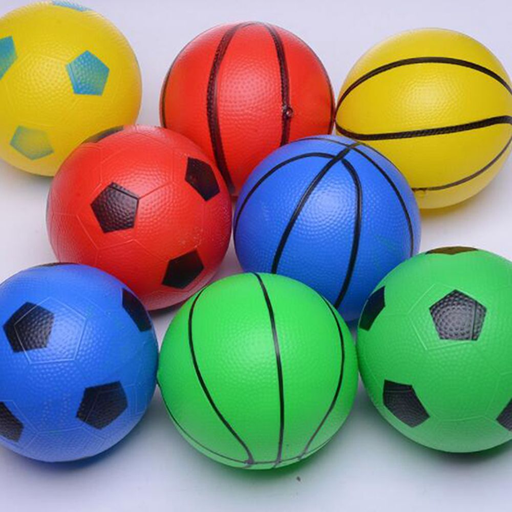
#> input picture test.png, 512 x 512 px
$ python -i feature_extractor.py   (imports and definitions only)   (older library calls are emulated)
#> lines starting #> are read from the running program, lines starting #| are printed output that depends on the picture
"""Feature extraction for LSB steganography detection on RGB images."""

from __future__ import annotations

import numpy as np
from scipy import stats as sp_stats
from skimage.feature import local_binary_pattern
from skimage.feature.texture import graycomatrix, graycoprops


class FeatureExtractor:
    """Extract compact RGB texture and LSB statistics for binary detection."""

    def __init__(
        self,
        lbp_radius: int = 1,
        lbp_n_points: int = 8,
        glcm_distances: list[int] | None = None,
        glcm_angles: list[float] | None = None,
        n_bins_hist: int = 32,
    ):
        self.lbp_radius = lbp_radius
        self.lbp_n_points = lbp_n_points
        self.glcm_distances = glcm_distances or [1, 2]
        self.glcm_angles = glcm_angles or [0, np.pi / 4, np.pi / 2, 3 * np.pi / 4]
        self.n_bins_hist = n_bins_hist

    def extract(self, img: np.ndarray) -> np.ndarray:
        img_rgb = self._ensure_rgb(img)
        features = [
            self._extract_lsb_header_features(img_rgb),
            self._extract_lsb_features(img_rgb),
        ]

        for channel_idx in range(3):
            features.append(self._extract_lbp_channel(img_rgb[:, :, channel_idx]))

        gray = self._rgb_to_gray(img_rgb)
        features.append(self._extract_glcm_channel(gray))
        features.append(self._extract_glcm_channel(img_rgb[:, :, 1]))

        for channel_idx in range(3):
            features.append(self._extract_histogram_channel(img_rgb[:, :, channel_idx]))

        features.append(self._extract_statistical_moments(img_rgb))
        out = np.concatenate(features).astype(np.float32)
        return np.nan_to_num(out, nan=0.0, posinf=0.0, neginf=0.0)

    def _extract_lsb_header_features(self, img_rgb: np.ndarray) -> np.ndarray:
        """Detect the 32-bit length header used by this app's LSB embedder."""
        flat_lsb = (img_rgb.reshape(-1) & 1).astype(np.uint8)
        if flat_lsb.size < 32:
            return np.zeros(4, dtype=np.float32)

        msg_len = 0
        for bit in flat_lsb[:32]:
            msg_len = (msg_len << 1) | int(bit)

        capacity = int(flat_lsb.size - 32)
        valid = 1.0 if 0 < msg_len <= capacity else 0.0
        normalized_len = min(msg_len, capacity) / max(capacity, 1)
        header_ones = float(flat_lsb[:32].mean())
        sample = flat_lsb[32 : min(flat_lsb.size, 544)]
        payload_ones = float(sample.mean()) if sample.size else 0.0
        return np.array([valid, normalized_len, header_ones, payload_ones], dtype=np.float32)

    def _extract_lsb_features(self, img_rgb: np.ndarray) -> np.ndarray:
        features = []
        for channel_idx in range(3):
            channel = img_rgb[:, :, channel_idx].astype(np.int32)
            lsb_plane = channel & 1
            n_pixels = lsb_plane.size
            n_ones = int(lsb_plane.sum())
            ratio = n_ones / max(n_pixels, 1)
            features.append(ratio)

            vals = channel.ravel()
            even_vals = vals[vals % 2 == 0]
            odd_vals = vals[vals % 2 == 1]
            bins = np.arange(0, 129)
            hist_even, _ = np.histogram(even_vals // 2, bins=bins)
            hist_odd, _ = np.histogram(odd_vals // 2, bins=bins)
            denom = hist_even + hist_odd + 1e-10
            chi2 = np.sum((hist_even - hist_odd) ** 2 / denom) / (128 * max(n_pixels, 1))
            features.append(float(chi2))

            features.append(float(np.var(lsb_plane.astype(np.float32))))
            flat = lsb_plane.ravel().astype(np.float32)
            if flat.size > 1 and np.std(flat[:-1]) > 0 and np.std(flat[1:]) > 0:
                autocorr = float(np.corrcoef(flat[:-1], flat[1:])[0, 1])
            else:
                autocorr = 0.0
            features.append(autocorr)

        return np.array(features, dtype=np.float32)

    def _extract_lbp_channel(self, channel: np.ndarray) -> np.ndarray:
        channel_u8 = self._to_uint8(channel)
        lbp = local_binary_pattern(
            channel_u8, self.lbp_n_points, self.lbp_radius, method="uniform"
        )
        n_bins = self.lbp_n_points + 2
        hist, _ = np.histogram(lbp.ravel(), bins=n_bins, range=(0, n_bins), density=True)
        return hist.astype(np.float32)

    def _extract_glcm_channel(self, channel: np.ndarray) -> np.ndarray:
        channel_u8 = self._to_uint8(channel)
        img_q = (channel_u8 // 4).astype(np.uint8)
        glcm = graycomatrix(
            img_q,
            distances=self.glcm_distances,
            angles=self.glcm_angles,
            levels=64,
            symmetric=True,
            normed=True,
        )
        features = []
        for prop in ["contrast", "correlation", "energy", "homogeneity"]:
            features.extend(graycoprops(glcm, prop).ravel().tolist())
        return np.array(features, dtype=np.float32)

    def _extract_histogram_channel(self, channel: np.ndarray) -> np.ndarray:
        channel_u8 = self._to_uint8(channel)
        hist, _ = np.histogram(
            channel_u8.ravel(), bins=self.n_bins_hist, range=(0, 256), density=True
        )
        return hist.astype(np.float32)

    def _extract_statistical_moments(self, img_rgb: np.ndarray) -> np.ndarray:
        features = []
        for channel_idx in range(3):
            ch = img_rgb[:, :, channel_idx].ravel().astype(np.float32)
            features.extend(
                [
                    float(ch.mean() / 255.0),
                    float(ch.std() / 255.0),
                    float(sp_stats.skew(ch)),
                    float(sp_stats.kurtosis(ch)),
                ]
            )
        return np.array(features, dtype=np.float32)

    def extract_batch(self, X: np.ndarray) -> np.ndarray:
        features = []
        for idx, img in enumerate(X, start=1):
            features.append(self.extract(img))
            if idx == 1 or idx % 100 == 0 or idx == len(X):
                print(f"  features extracted: {idx}/{len(X)}")
        return np.array(features, dtype=np.float32)

    @staticmethod
    def _ensure_rgb(img: np.ndarray) -> np.ndarray:
        if img.ndim == 2:
            img_u8 = FeatureExtractor._to_uint8(img)
            return np.stack([img_u8, img_u8, img_u8], axis=-1)
        if img.ndim == 3 and img.shape[2] == 3:
            return FeatureExtractor._to_uint8(img)
        raise ValueError(f"Unsupported image shape: {img.shape}")

    @staticmethod
    def _to_uint8(img: np.ndarray) -> np.ndarray:
        if img.dtype == np.uint8:
            return img
        if img.size and float(np.nanmax(img)) <= 1.0:
            return np.clip(img * 255, 0, 255).astype(np.uint8)
        return np.clip(img, 0, 255).astype(np.uint8)

    @staticmethod
    def _rgb_to_gray(img_rgb: np.ndarray) -> np.ndarray:
        return (
            0.299 * img_rgb[:, :, 0]
            + 0.587 * img_rgb[:, :, 1]
            + 0.114 * img_rgb[:, :, 2]
        ).clip(0, 255).astype(np.uint8)

>>> import cv2
>>> picture = cv2.imread('../test.png', cv2.IMREAD_GRAYSCALE)
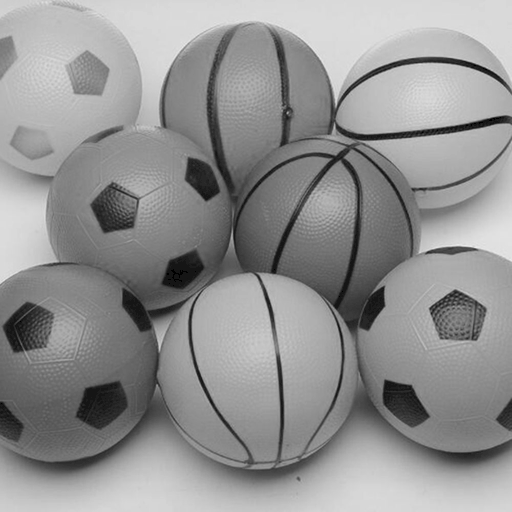
#> picture: shape (512, 512); min 0, max 235, mean 145.8
>>> result = FeatureExtractor().extract(picture)
#> the loop in _extract_lsb_header_features, `for bit in flat_lsb[:32]:` made 32 passes
#> (bit, msg_len) on passes 2 to 13: (0, 0), (0, 0), (0, 0), (0, 0), (0, 0), (0, 0), (0, 0), (0, 0), (0, 0), (0, 0), (0, 0), (0, 0)
#> msg_len on pass 1: 0
#> after the loop in _extract_lsb_header_features, `for bit in flat_lsb[:32]:`: msg_len = 14591
#> in _extract_lsb_header_features, `valid = 1.0 if 0 < msg_len <= capacity else 0.0`: valid = 1
#> in _extract_lsb_header_features, `normalized_len = min(msg_len, capacity) / max(capacity, 1)`: normalized_len = 0.0186
#> in _extract_lsb_header_features, `header_ones = float(flat_lsb[:32].mean())`: header_ones = 0.344
#> in _extract_lsb_header_features, `sample = flat_lsb[32 : min(flat_lsb.size, 544)]`: sample = 512 values, max 1 at index 0, min 0 at index 4, mean 0.611
#> in _extract_lsb_header_features, `payload_ones = float(sample.mean()) if sample.size else 0.0`: payload_ones = 0.611
#> in _extract_lsb_features, `features = []`: features = []
#> the loop in _extract_lsb_features, `for channel_idx in range(3):` made 3 passes
#> pass 1, in _extract_lsb_features, `lsb_plane = channel & 1`:
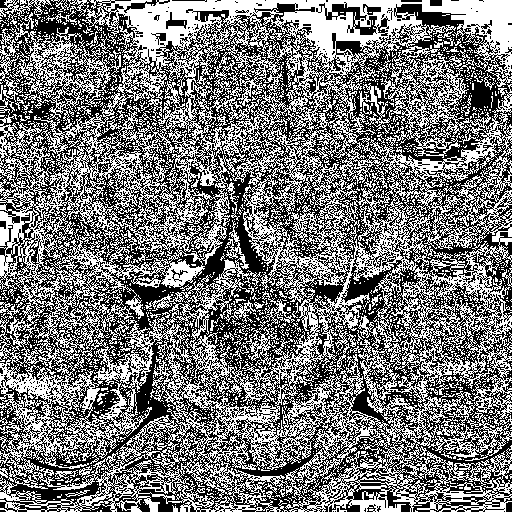
#> lsb_plane: shape (512, 512) int32; values 0 (black) and 1 (white), 47.3% white in thin lines or dots
#> after the loop in _extract_lsb_features, `for channel_idx in range(3):`: features = [0.473, 0.00168, 0.249, 0.166, 0.473, 0.00168, 0.249, 0.166, 0.473, 0.00168, 0.249, 0.166]
#> in extract, `features = [ self._extract_lsb_header_features(img_rgb), self._extract..`: features = [[1, 0.0186, 0.344, 0.611], [0.473, 0.00168, 0.249, 0.166, 0.473, 0.00168, 0.249, 0.166, 0.473, 0.00168, 0.249, 0.166]]
#> the loop in extract, `for channel_idx in range(3):` made 3 passes
#> pass 1, in _extract_lbp_channel, `lbp = local_binary_pattern( channel_u8, self.lbp_n_points, self.lbp_ra..`:
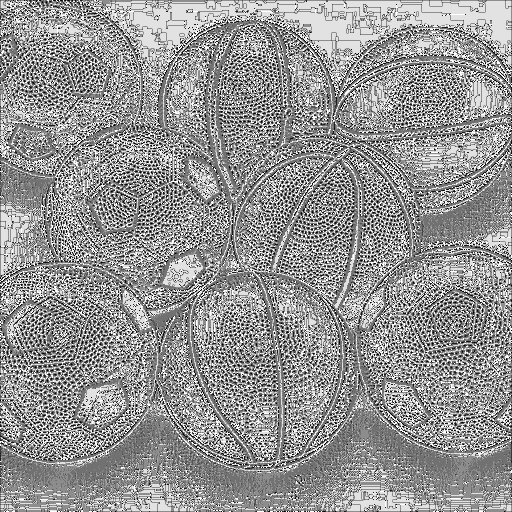
#> lbp: shape (512, 512) float64; min 0, max 9, mean 5.25; drawn with min black and max white
#> after the loop in extract, `for channel_idx in range(3):`: features = 5 items
#> in _extract_glcm_channel, `img_q = (channel_u8 // 4).astype(np.uint8)`:
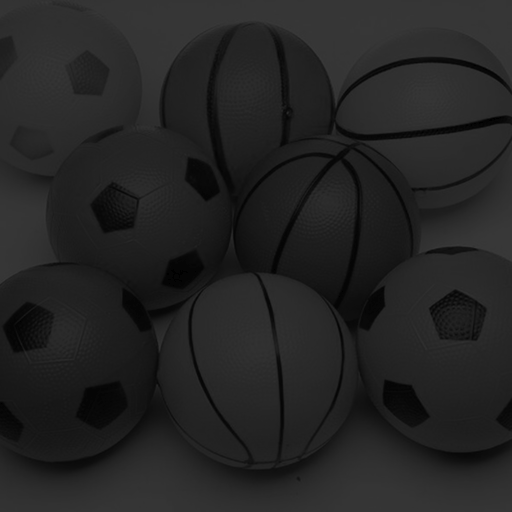
#> img_q: shape (512, 512); min 0, max 58, mean 36
#> after the loop in _extract_glcm_channel, `for prop in ["contrast", "correlation", "energy", "homogeneity"]:`: features = 32 values, max 14.55 at index 6, min 0.0877 at index 22, mean 2.7
#> after the loop in extract, `for channel_idx in range(3):`: features = 10 items
#> after the loop in _extract_statistical_moments, `for channel_idx in range(3):`: features = [0.572, 0.189, -0.496, -0.298, 0.572, 0.189, -0.496, -0.298, 0.572, 0.189, -0.496, -0.298]
#> in extract, `out = np.concatenate(features).astype(np.float32)`: out = 218 values, max 14.55 at index 84, min -0.496 at index 208, mean 0.83
#> result has the same summary as out in extract
